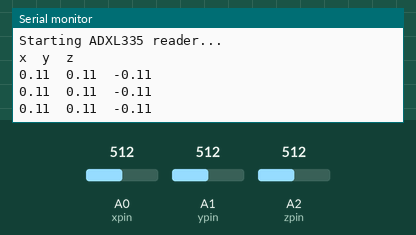
This sketch was run on a simulated Arduino Uno, built with avr-gcc and run on an emulated ATmega328P. Shown: the last lines printed to the serial monitor. The test bench sets the inputs (shaded band); at power-on: A0 (xpin) = 512, A1 (ypin) = 512, A2 (zpin) = 512.

Above: at 1.3 s.
1.4 s: A0 (xpin) set to 716
At 1.9 s:
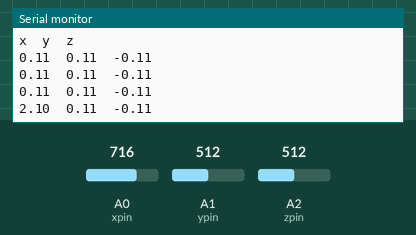
2.9 s: A1 (ypin) set to 716
At 3.4 s:
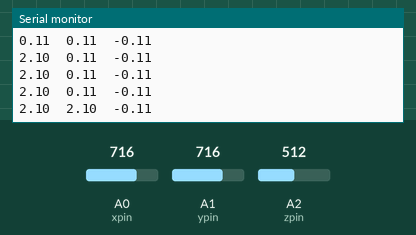
4.4 s: A2 (zpin) set to 716
At 4.9 s:
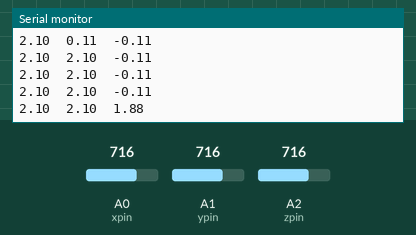
5.9 s: A0 (xpin) set to 900
At 6.4 s:
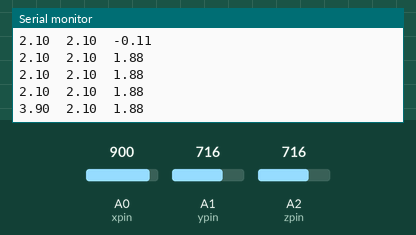
7.4 s: A1 (ypin) set to 900
At 7.9 s:
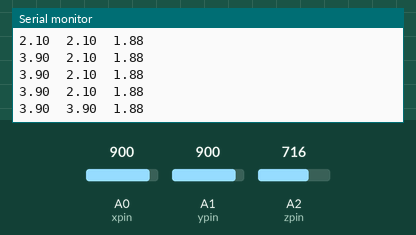
8.9 s: A2 (zpin) set to 900
At 9.4 s:
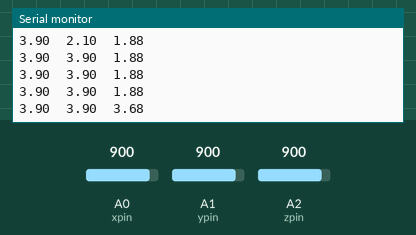
Timing chart, 0 to 11.4 s (numbered marks = the images above; inputs shaded):
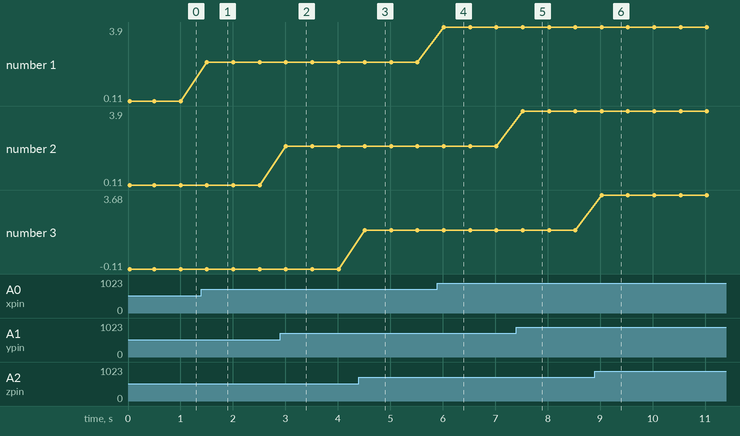

The sketch:

ADXL335_Reader.ino
```cpp
// (licence header left out)
const float ANALOG_REFERENCE_VOLTAGE = 3.3;
const int xpin = A0;
const int ypin = A1;
const int zpin = A2;

const float zero_g_voltage_x_and_y = 1.6;
const float zero_g_voltage_z = 1.67;
const float volts_per_g = 0.330;

const float calibration_offset_x_y = -0.045;
const float calibration_offset_z = -0.05;

float volts_per_unit;

void setup() {
  Serial.begin(9600);
  Serial.println("Starting ADXL335 reader...");
  volts_per_unit = ANALOG_REFERENCE_VOLTAGE / 1024;
  Serial.println("x\ty\tz");
  pinMode(xpin, INPUT);
  pinMode(ypin, INPUT);
  pinMode(zpin, INPUT);
}

void loop() {
  // print the sensor values:
  Serial.print(calculateAcceleration(xpin));
  Serial.print("\t");
  Serial.print(calculateAcceleration(ypin));
  Serial.print("\t");
  Serial.print(calculateAcceleration(zpin));
  Serial.println();

  delay(500);
}

float readVoltage(int pin) {
  int rawVoltage = analogRead(pin);
  float voltage = rawVoltage * volts_per_unit;
  return voltage;
}

float calculateAcceleration(int pin) {
  float zero_g_voltage, calibration_offset;
  if (pin == zpin) {
    zero_g_voltage = zero_g_voltage_z;
    calibration_offset = calibration_offset_z;
  }
  else {
    zero_g_voltage = zero_g_voltage_x_and_y;
    calibration_offset = calibration_offset_x_y;
  }
  float voltage = readVoltage(pin);

  float adjusted_voltage = voltage - zero_g_voltage;
  // Calculate acceleration in g
  float acceleration = (adjusted_voltage / volts_per_g);
  return acceleration + calibration_offset;
}
```

Measured:
- after the input at 1.4 s, the serial monitor: prints a new line after 0.11 s (image 1)
- after the input at 2.9 s, the serial monitor: prints a new line after 0.11 s (image 2)
- after the input at 4.4 s, the serial monitor: prints a new line after 0.12 s (image 3)
- after the input at 5.9 s, the serial monitor: prints a new line after 0.12 s (image 4)
- after the input at 7.4 s, the serial monitor: prints a new line after 0.12 s (image 5)
- after the input at 8.9 s, the serial monitor: prints a new line after 0.13 s (image 6)
- plotted number 1: 0.11 → 2.1 after the input at 1.4 s, 2.1 → 3.9 after the input at 5.9 s
- plotted number 3: -0.11 → 1.88 after the input at 4.4 s, 1.88 → 3.68 after the input at 8.9 s
